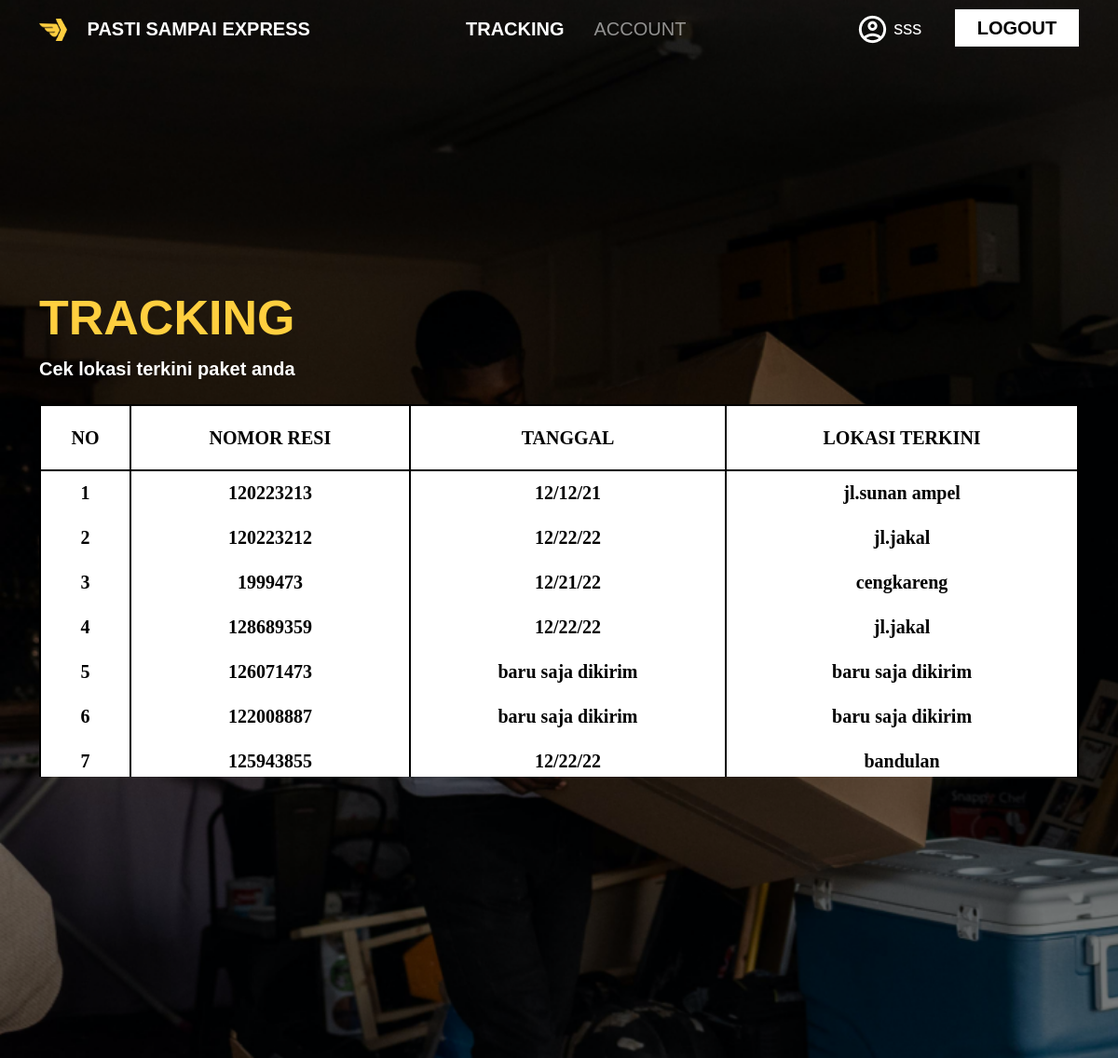
/dashboard (signed in), run on an earlier commit of the app's database.
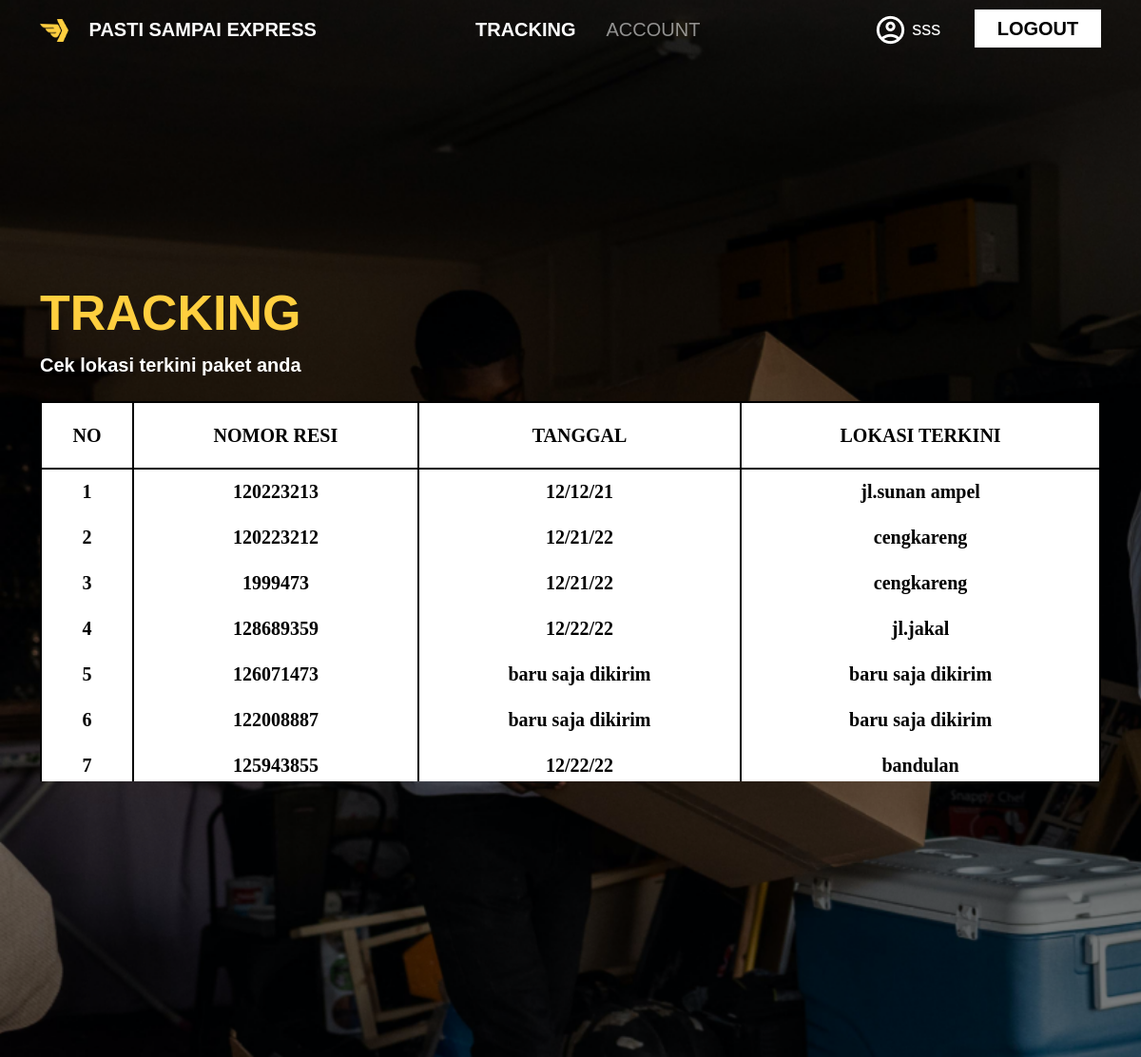
And on a later commit of the database.
### pastisampai/models.py (models this page shows, shortened)
class User(db.Model, UserMixin):
    id = db.Column(db.Integer(), primary_key=True)
    roles = db.Column(db.String(length=30),nullable=False)
    username = db.Column(db.String(length=30), nullable=False, unique=True)
    fullname = db.Column(db.String(length=30),nullable=False)
    email_address = db.Column(db.String(length=50), nullable=False)
    password_hash = db.Column(db.String(length=60), nullable=False)
    resi = db.relationship('Resi',secondary=user_resi,backref='users')
    @property
    def password(self):
        return self.password

class Resi(db.Model):
    id = db.Column(db.Integer(),primary_key=True)
    no_resi = db.Column(db.Integer(),nullable=False)
    sender_n = db.Column(db.String(length=60),nullable=False)
    receiver_n = db.Column(db.String(length=60),nullable=False)
    origin_n = db.Column(db.String(length=60),nullable=False)
    destination_n = db.Column(db.String(length=60),nullable=False)
    type_of_packet = db.Column(db.String(length=60),nullable=False)
    type_of_service = db.Column(db.String(length=60),nullable=False)
    sender_pn = db.Column(db.Integer(),nullable=False)
    receiver_pn = db.Column(db.Integer(),nullable=False)
    weight_packet = db.Column(db.String(length=30),nullable=False)
    arrived_at = db.Column(db.String(length=30),nullable=False)
    time_on_update = db.Column(db.String(length=60),nullable=False)
    time_on_deliver = db.Column(db.String(length=60),nullable=False)
    ongkir = db.Column(db.String(length=30),nullable=False)

### pastisampai/routes.py (the view)
@app.route('/dashboard',methods=["GET","POST"])
@login_required
def dashboard_page():# counterpart for session
    user = current_user.resi
    return render_template("dashboard.html",resis=user)

### pastisampai/models.py (called while the page is built)
@login_manager.user_loader
def load_user(user_id):
    return User.query.get(int(user_id))

### pastisampai/templates/dashboard.html (shortened to what this page needs)
{% extends 'index.html' %}
{% block content %}
        <section id="dashboard">
            <div class="container h-100">
                <div class="row h-100">
                    <div class="col-md-12 dashboard-tagline my-auto">
                        <h1>TRACKING</h1>
                        <p>Cek lokasi terkini paket anda</p>
                        <div class="table-wrapper-scroll-y my-custom-scrollbar">
                            <table class="table table-bordered">
                              <thead>
                                <tr>
                                    <th scope="col">NO</th>
                                    <th scope="col">NOMOR RESI</th>
                                    <th scope="col">TANGGAL</th>
                                    <th scope="col">LOKASI TERKINI</th>
                                </tr>
                              </thead>
                                <tbody>
                                {% if resis %}
                                {% for resi in resis %}
                                <tr>
                                    <th scope="row">{{loop.index}}</th>
                                    <td>{{resi.no_resi}}</td>
                                    <td>{{resi.time_on_update}}</td>
                                    <td>{{resi.arrived_at}}</td>
                                </tr>
                                {% endfor %}
                                {% endif %}
                                </tbody>
                            </table>
                        </div>
                    </div>
                </div>
            </div>
        </section>
{% endblock %}

### pastisampai/templates/index.html (shortened to what this page needs)
<!doctype html>
<html lang="en">
    <head>
        <link rel="stylesheet" href="{{url_for('static',filename='css/bootstrap.min.css')}}">
        <link rel="stylesheet" href="{{url_for('static',filename='css/toastr.min.css')}}">
        <link href="{{url_for('static',filename='css/fontgoogle.css')}}" rel="stylesheet">
        <link rel="stylesheet" href="{{ url_for('static',filename='css/style.css') }}">
        <link rel="stylesheet" href="{{ url_for('static',filename='css/responsive.css') }}">
    </head>
    <body>
        <nav class="navbar navbar-expand-lg navbar-dark bg-transparent position-fixed w-100">
            <div class="container">
                <a class="navbar-brand" href="{{ url_for('home_page') }}">
                    <img src="{{ url_for('static',filename='Assets/img/Logo Small.png') }}" alt="" width="30" height="24" class="d-inline-block align-text-top me-3">
                    PASTI SAMPAI EXPRESS</a>
                <div class="collapse navbar-collapse" id="navbarNav">
                    <ul class="navbar-nav mx-auto">
                            {% if current_user.is_authenticated %}
                                {% if current_user.roles == 'admin' %}
                            <li class="nav-item mx-2">
                                <a href="{{ url_for('dashboard_admin_page') }}" class="nav-link {{ 'active' if request.path == url_for('dashboard_admin_page') }}">ADD</a>
                            </li>
                            <li class="nav-item mx-2">
                                <a href="{{ url_for('update_page') }}"  class="nav-link {{ 'active' if request.path == url_for('update_page') }}">UPDATE</a>
                            </li>
                            <li class="nav-item mx-2">
                                <a href="{{ url_for('tracking_page') }}" class="nav-link {{ 'active' if request.path == url_for('tracking_page') }}">TRACKING</a>
                            </li>
                            <li class="nav-item mx-2">
                                <a href="{{ url_for('account_info') }}" class="nav-link {{ 'active' if request.path == url_for('account_info') }}">ACCOUNT</a>
                            </li>
                                {% else %}
                            <li class="nav-item mx-2">
                                <a href="{{ url_for('dashboard_page') }}" class="nav-link {{ 'active' if request.path == url_for('dashboard_page') }}">TRACKING</a>
                            </li>
                            <li class="nav-item mx-2">
                                <a href="{{ url_for('account_info') }}" class="nav-link {{ 'active' if request.path == url_for('account_info') }}">ACCOUNT</a>
                            </li>
                                {% endif %}
                            {% endif %}
                    </ul>
                    <div>
                        {% if current_user.is_authenticated %}
                        <button class="button-primary">
                            <a href="{{ url_for('account_info') }}">
                                <img src="{{ url_for('static',filename='Assets/img/user.png') }}" alt="">
                                {{current_user.username}}</a>
                        </button>
                        <button class="button-secondary">
                            <a href="{{ url_for('logout_page') }}">LOGOUT</a>
                        </button>
                        {% endif %}
                    </div>
                </div>
            </div>
        </nav>
        {% block content %}{% endblock %}
    </body>
</html>

### pastisampai/static/css/style.css (style rules this page uses)
:root { --pr-color : #000000; }
.bg-transparent { transition: all ease-in 0.3s; }
body { font-family: 'Poppins', sans-serif; background-color: #000000; }
.navbar-brand { font-weight: 700; font-size: 20; }
.nav-link { font-size: 20px; }
.nav-link.active { font-weight: 700; }
.button-primary { width: 133px; height: 40px; background-color: transparent; color: #fff; border: none; font-size: 20px; font-weight: 400; }
.button-secondary { width: 133px; height: 40px; background-color: #fff; color: var(--pr-color); border: none; font-size: 20px; font-weight: 700; }
.button-primary a { color: #fff; text-decoration: none; }
.button-secondary a { color: #000000; text-decoration: none; }
#dashboard { background-image: url('../Assets/img/Background.png'); background-size: cover; height: 100vh; width: 100%; }
#dashboard h1 { width: 100%; height: 71px; font-weight: 700; font-size: 52px; line-height: 78px; color: #FFCF3F; }
#dashboard p { width: 100%; height: 35px; font-weight: 700; font-size: 20px; line-height: 30px; color: #FFFFFF; margin-bottom: 18px; }
.my-custom-scrollbar { position: relative; height: 400px; overflow: auto; }
.table-wrapper-scroll-y { display: block; }
#dashboard thead, #dashboard tbody { border: #000000; background: #FFFFFF; height: 70px; font-family: 'Poppins'; font-weight: 700; font-size: 20px; vertical-align: middle; text-align: center; color: #000000; }
#dashboard tbody { border-bottom: #FFFFFF; }
.table-bordered > :not(caption) > * { border-width: 2.5px 0; }
.table-bordered > :not(caption) > * > * { border-width: 0 2.5px; }

What changed in the data, as far as the page shows it:
changed Resi (number 2 of 7 on the later page): time_on_update "12/22/22" → "12/21/22"; arrived_at "jl.jakal" → "cengkareng"
